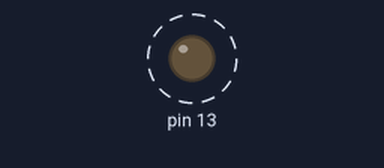
Simulated run of this sketch. Board: Arduino Uno, built with avr-gcc and run on an emulated ATmega328P. Parts: output pins drawn as LEDs (lit = HIGH). Dashed ring = blinking. What the sketch prints to the serial monitor is not drawn.

Above: at 0.2 s.
Timing chart, 0 to 3.0 s (numbered marks = the images above):
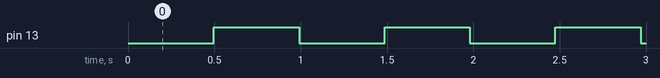

Measured:
- by itself, pin 13: alternates HIGH for 0.49 s and LOW for 0.49 s

The sketch:

Timer_Ejercicio1.ino
```cpp
/*
    Autor: Agustin
    Fecha: 22/02/2021
    Programa: En este programa veremos el uso de software timer en freertos
*/

/*
    *Existen dos tipos de software timers: los auto reseteables (Auto-reload timers) y los que se ejecutan una sola vez (One-shot timers).
    *Cada vez que un timer finaliza ingresa a una funcion determinada llamada callback function.
    *Cuando los one-shot timers finalizan pasan a estado dormant o inactivos.
    *Una vez finalizado un one-shot timer puede ser reiniciado manualmente.
    *Para ejecutar diversos tipos de acciones con los timers, el usuario llama a funciones las cuales internamente son colas de datos
    que se usan para decir que hacer o ejecutar en cierto software timer.
    *Si el timer es iniciado antes que la vstartscheduler, este comenzera luego de que se llame a esta funcion.
*/

/* Incluimos librerias */
#include <Arduino_FreeRTOS.h>
#include <timers.h>
/* --SOFTWARE TIMERS-- */
/* Definiciones */
#define SoftTimer3333ms pdMS_TO_TICKS(3333)
#define SoftTimer500ms  pdMS_TO_TICKS(500)
/* Manipulador de timer */
TimerHandle_t   xTimerReseteable, xTimerUnico;
/* Callback functions */
static void prvTimerUnico(TimerHandle_t xTimer);
static void prvTimerReseteable(TimerHandle_t xTimer);

void setup()
{
    /* Serial */
    Serial.begin(9600);
    /* Led */
    pinMode(13,OUTPUT);
    /* FreeRTOS */
	BaseType_t xSoftTimer1Started, xSoftTimer2Started;

    xTimerUnico = xTimerCreate(
        "One-shotTimer",    // Nombre del timer para el usuario
        SoftTimer3333ms,    // Tiempo
        pdFALSE,            // Tipo de timer one-shot timer
        0,                  // Sin id
        prvTimerUnico       // Callback function
    );
    xTimerReseteable = xTimerCreate("AutoReload",SoftTimer500ms,pdTRUE,0,prvTimerReseteable);

    if((xTimerUnico!=NULL)&&(xTimerReseteable!=NULL))
    {
        xSoftTimer1Started = xTimerStart(xTimerUnico,0);
        xSoftTimer2Started = xTimerStart(xTimerReseteable,0);

        if((xSoftTimer1Started==pdPASS)&&(xSoftTimer2Started==pdPASS))  vTaskStartScheduler();
    }
}

void loop() {}

static void prvTimerUnico(TimerHandle_t xTimer)
{
    TickType_t xTimeNow;

    xTimeNow = xTaskGetTickCount();
    Serial.print("One-Shot timer:"),Serial.println(xTimeNow);
}

static void prvTimerReseteable(TimerHandle_t xTimer)
{
    TickType_t xTimeNow;

    xTimeNow = xTaskGetTickCount();
    Serial.print("AutoReload timer:"),Serial.println(xTimeNow);
    digitalWrite(13,!digitalRead(13));
}
```
